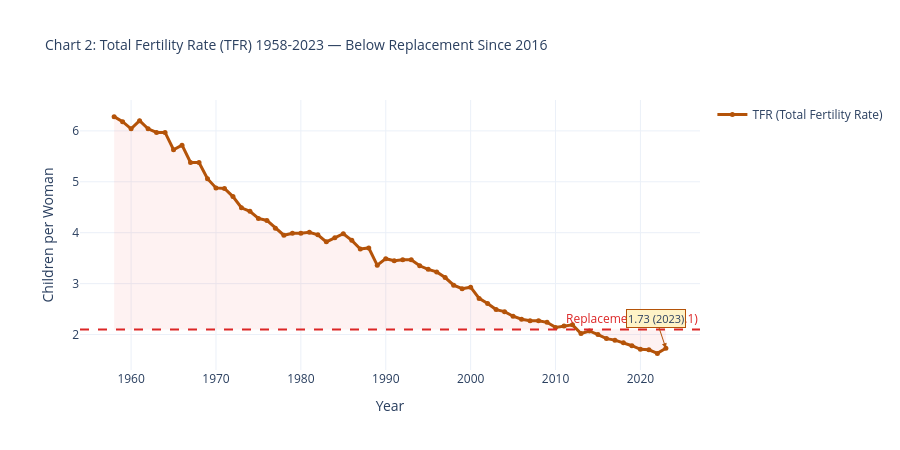

The notebook cell this image was saved under:
### Code cell
# ============================================================
# CHART: Fertility Rate Trend (TFR)
# ============================================================

tfr = fertility[fertility['age_group'] == 'tfr'].sort_values('year').copy()
print('TFR rows:', len(tfr), '| Years:', tfr['year'].min(), '-', tfr['year'].max())
print('Latest TFR:', round(tfr.iloc[-1]['fertility_rate'], 2), '(', int(tfr.iloc[-1]['year']), ')')

fig = go.Figure()

# Shaded gap area between TFR and 2.1
fig.add_trace(go.Scatter(
    x=list(tfr['year']) + list(tfr['year'])[::-1],
    y=list(tfr['fertility_rate']) + [2.1] * len(tfr),
    fill='toself', fillcolor='rgba(239,68,68,0.07)',
    line=dict(color='rgba(0,0,0,0)'),
    showlegend=False, hoverinfo='skip'
))

# Main TFR line
fig.add_trace(go.Scatter(
    x=tfr['year'], y=tfr['fertility_rate'],
    mode='lines+markers',
    line=dict(color='#B45309', width=3),
    marker=dict(size=5),
    name='TFR (Total Fertility Rate)',
    hovertemplate='%{x}: %{y:.2f} children per woman'
))

# Replacement level
fig.add_hline(
    y=2.1, line_dash='dash', line_color='#DC2626', line_width=2,
    annotation_text='Replacement Level (2.1)',
    annotation_position='top right',
    annotation_font_color='#DC2626'
)

# Annotate latest
latest = tfr.iloc[-1]
fig.add_annotation(
    x=latest['year'], y=latest['fertility_rate'],
    text=str(round(latest['fertility_rate'], 2)) + ' (' + str(int(latest['year'])) + ')',
    showarrow=True, arrowhead=2, arrowcolor='#B45309',
    bgcolor='#FEF3C7', bordercolor='#B45309', font_size=11
)

fig.update_layout(
    title='Chart 2: Total Fertility Rate (TFR) 1958-2023 — Below Replacement Since 2016',
    xaxis_title='Year',
    yaxis_title='Children per Woman',
    template='plotly_white', height=450, title_font_size=14
)

fig.write_html('../outputs/chart02_fertility_rate.html')
fig.show()
print('\nSuccessfully Saved: outputs/chart02_fertility_rate.html')
print('INSIGHT: TFR =', round(latest['fertility_rate'],2), '-- below 2.1 replacement level!')
print('Malaysia needs 2.1 children per woman to maintain population size. We have less.')

### Figure 1 — Plotly figure (JSON) as saved in the notebook; plotly's stock layout.template omitted (floating-point values rounded to 4 significant figures; data arrays with more than 128 entries replaced by an {"elided": "..."} marker saying what was removed)
{"data": [{"fill": "toself", "fillcolor": "rgba(239,68,68,0.07)", "hoverinfo": "skip", "line": {"color": "rgba(0,0,0,0)"}, "showlegend": false, "type": "scatter", "x": {"elided": "132 int values"}, "y": {"elided": "132 float values"}}, {"hovertemplate": "%{x}: %{y:.2f} children per woman", "line": {"color": "#B45309", "width": 3}, "marker": {"size": 5}, "mode": "lines+markers", "name": "TFR (Total Fertility Rate)", "type": "scatter", "x": [1958, 1959, 1960, 1961, 1962, 1963, 1964, 1965, 1966, 1967, 1968, 1969, 1970, 1971, 1972, 1973, 1974, 1975, 1976, 1977, 1978, 1979, 1980, 1981, 1982, 1983, 1984, 1985, 1986, 1987, 1988, 1989, 1990, 1991, 1992, 1993, 1994, 1995, 1996, 1997, 1998, 1999, 2000, 2001, 2002, 2003, 2004, 2005, 2006, 2007, 2008, 2009, 2010, 2011, 2012, 2013, 2014, 2015, 2016, 2017, 2018, 2019, 2020, 2021, 2022, 2023], "y": [6.28, 6.18, 6.04, 6.2, 6.04, 5.97, 5.97, 5.63, 5.72, 5.38, 5.38, 5.06, 4.88, 4.87, 4.71, 4.49, 4.42, 4.28, 4.24, 4.09, 3.95, 3.99, 3.99, 4.01, 3.96, 3.82, 3.9, 3.98, 3.85, 3.68, 3.7, 3.36, 3.49, 3.45, 3.47, 3.47, 3.35, 3.28, 3.23, 3.12, 2.97, 2.9, 2.93, 2.71, 2.61, 2.49, 2.45, 2.36, 2.3, 2.27, 2.27, 2.24, 2.14, 2.17, 2.19, 2.02, 2.07, 2.0, 1.92, 1.89, 1.84, 1.78, 1.71, 1.7, 1.63, 1.73]}], "layout": {"annotations": [{"font": {"color": "#DC2626"}, "showarrow": false, "text": "Replacement Level (2.1)", "x": 1, "xanchor": "right", "xref": "x domain", "y": 2.1, "yanchor": "bottom", "yref": "y"}, {"arrowcolor": "#B45309", "arrowhead": 2, "bgcolor": "#FEF3C7", "bordercolor": "#B45309", "font": {"size": 11}, "showarrow": true, "text": "1.73 (2023)", "x": 2023, "y": 1.73}], "height": 450, "shapes": [{"line": {"color": "#DC2626", "dash": "dash", "width": 2}, "type": "line", "x0": 0, "x1": 1, "xref": "x domain", "y0": 2.1, "y1": 2.1, "yref": "y"}], "title": {"font": {"size": 14}, "text": "Chart 2: Total Fertility Rate (TFR) 1958-2023 — Below Replacement Since 2016"}, "xaxis": {"title": {"text": "Year"}}, "yaxis": {"title": {"text": "Children per Woman"}}}}
